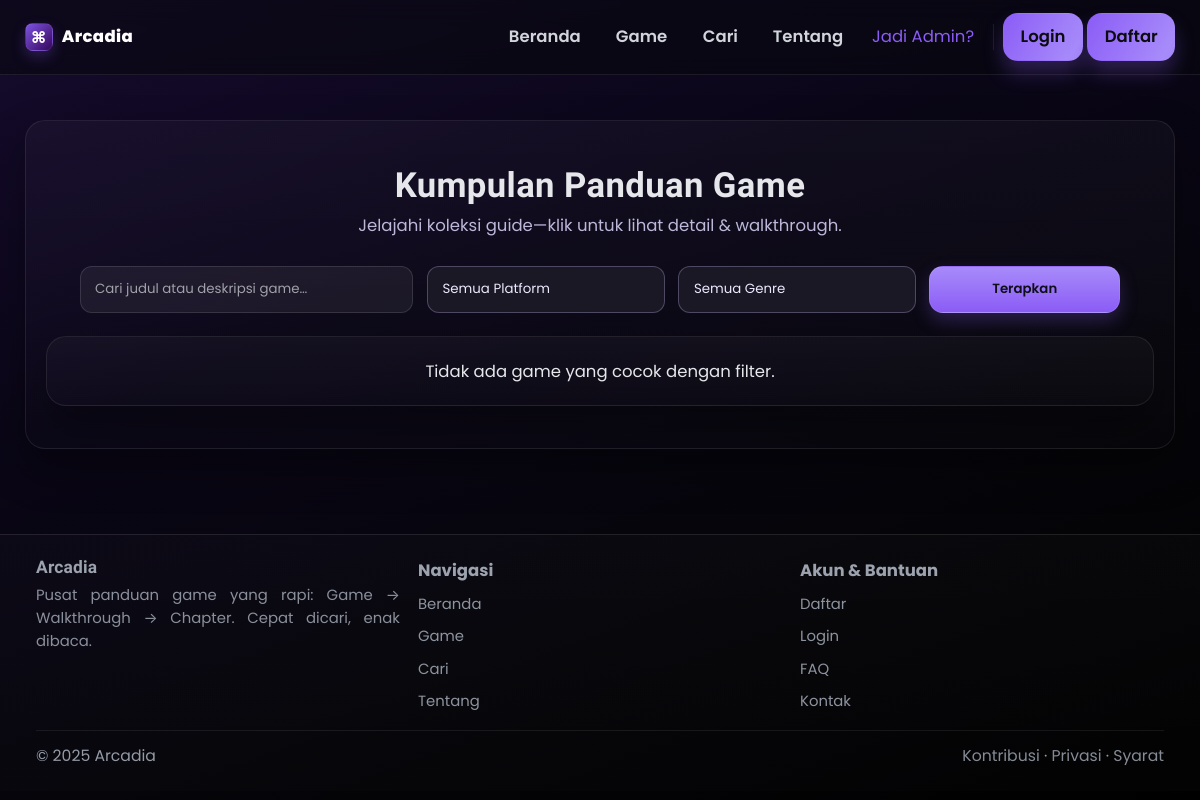
The page /public/games.php?platform=lalallala on the database as committed earlier.
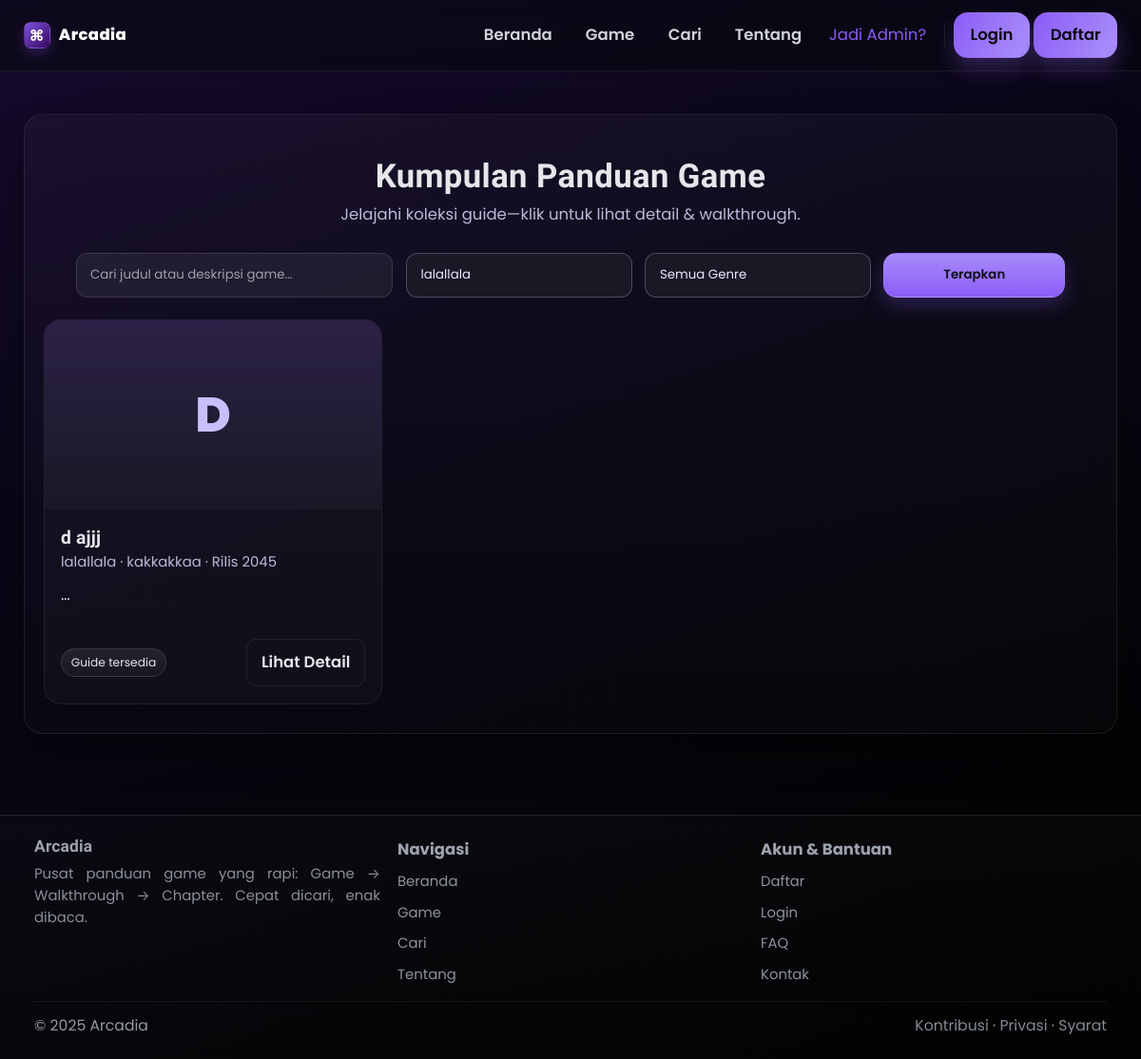
The same page on the database as committed later.
### tables this page shows
CREATE TABLE `games` (
  `id` int(11) NOT NULL,
  `title` varchar(150) NOT NULL,
  `genre` varchar(80) DEFAULT NULL,
  `platform` varchar(80) DEFAULT NULL,
  `release_year` int(11) DEFAULT NULL,
  `image_url` varchar(255) DEFAULT NULL,
  `description` text DEFAULT NULL,
  `cover_blob` longblob DEFAULT NULL,
  `cover_mime` varchar(40) DEFAULT NULL,
  `cover_size` int(11) DEFAULT NULL
);

### lib/helpers.php (called while the page is built, shortened)
<?php
function e($s)
{
  return htmlspecialchars((string) $s, ENT_QUOTES, 'UTF-8');
}
?>

### lib/db.php (called while the page is built, shortened)
<?php
function db_all($mysqli, $sql, $params = [], $types = '')
{
  $stmt = $mysqli->prepare($sql);
  if ($params)
    $stmt->bind_param($types ?: str_repeat('s', count($params)), ...$params);
  $stmt->execute();
  $res = $stmt->get_result();
  $rows = $res ? $res->fetch_all(MYSQLI_ASSOC) : [];
  return $rows;
}
?>

### public/games.php (the view, shortened to what this page needs)
<?php
require_once __DIR__ . '/../config.php';
require_once __DIR__ . '/../lib/db.php';
require_once __DIR__ . '/../lib/helpers.php';
include __DIR__ . '/_header.php';
$q = trim($_GET['q'] ?? '');
$platform = trim($_GET['platform'] ?? '');
$params = [];
$types = '';
$where = [];
if ($platform !== '') {
  $where[] = "platform = ?";
  $params[] = $platform;
  $types .= 's';
}
$sql = "SELECT id,title,platform,genre,release_year,image_url,LEFT(description,150) excerpt
        FROM games";
if ($where)
  $sql .= " WHERE " . implode(" AND ", $where);
$sql .= " ORDER BY title ASC";
$games = db_all($mysqli, $sql, $params, $types);
$platforms = db_all($mysqli, "SELECT DISTINCT platform FROM games WHERE platform<>'' ORDER BY platform");
?>
<div class="container card" style="max-width:1040px">
  <div class="page-hero">
    <h1>Kumpulan Panduan Game</h1>
    <div class="sub">Jelajahi koleksi guide—klik untuk lihat detail & walkthrough.</div>
  </div>
  <form class="filters" method="get" action="games.php">
    <input class="input" type="text" name="q" value="<?= e($q) ?>" placeholder="Cari judul atau deskripsi game…">
    <select class="input" name="platform">
      <option value="">Semua Platform</option>
      <?php foreach ($platforms as $p): ?>
        <option value="<?= e($p['platform']) ?>" <?= $platform === $p['platform'] ? 'selected' : '' ?>><?= e($p['platform']) ?>
        </option>
      <?php endforeach; ?>
    </select>
    <select class="input" name="genre">
      <option value="">Semua Genre</option>
    </select>
    <button class="btn btn-apply">Terapkan</button>
  </form>
  <?php if (!$games): ?>
    <div class="card" style="text-align:center">Tidak ada game yang cocok dengan filter.</div>
  <?php else: ?>
    <div class="grid">
      <?php foreach ($games as $gm):
        $detailUrl = '/arcadia/public/game.php?id=' . $gm['id'];
        if (!is_user_logged_in()) {
          $detailUrl = '/arcadia/public/auth/login.php?next=' . urlencode($detailUrl);
        }
        ?>
        <article class="card-game">
          <?php if (!empty($gm['image_url'])): ?>
            <img class="thumb" src="<?= e($gm['image_url']) ?>" alt="">
          <?php else: ?>
            <div class="thumb-fallback"><?= e(mb_strtoupper(mb_substr($gm['title'], 0, 1))) ?></div>
          <?php endif; ?>
          <div class="card-body">
            <h3 style="margin:.1rem 0 .15rem"><?= e($gm['title']) ?></h3>
            <div class="meta"><?= e($gm['platform']) ?> ·
              <?= e($gm['genre'] ?: 'Uncategorized') ?>    <?= $gm['release_year'] ? ' · Rilis ' . e($gm['release_year']) : '' ?>
            </div>
            <div class="desc"><?= e($gm['excerpt']) ?>…</div>
            <div class="actions">
              <span class="chip chip-soft">Guide tersedia</span>
              <a class="btn btn-detail ghost" href="<?= e($detailUrl) ?>">Lihat Detail</a>
            </div>
          </div>
          <a class="cover-link" href="<?= e($detailUrl) ?>" aria-label="Buka detail <?= e($gm['title']) ?>"></a>
        </article>
      <?php endforeach; ?>
    </div>
  <?php endif; ?>
</div>
<?php include __DIR__ . '/_footer.php'; ?>

Rows that differ between the two databases and show on the page:
added games: title "D", title "d ajjj", platform "lalallala", genre "kakkakkaa", release_year "2045"
Other text that changed with them:
form field platform: "Semua Platform" → "lalallala"
text no longer shown: "Tidak ada game yang cocok dengan filter."
